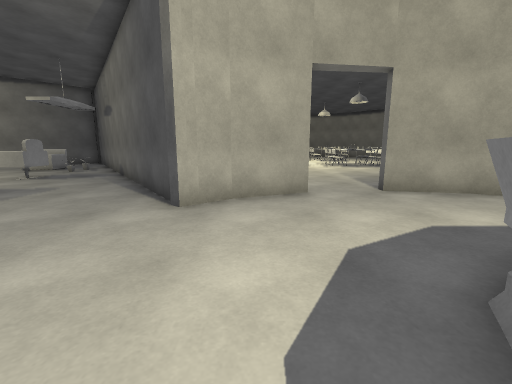
view 1 (above)

23 first-person views from a walk through a 3-D level made in the Unity game engine. The camera is 1.2 m above the floor, tilts 10° down and sees 90° across. The floor is counted in squares, 1 m on a side. Each view is taken from the middle of a square. On the plan, view 1 faces up. The plan holds only what a view shows up to about 12 squares ahead; the rest is blank. The place goes on beyond the plan. The player is left out.

view 2
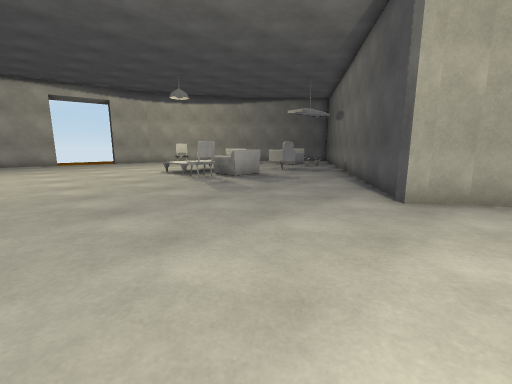

view 3
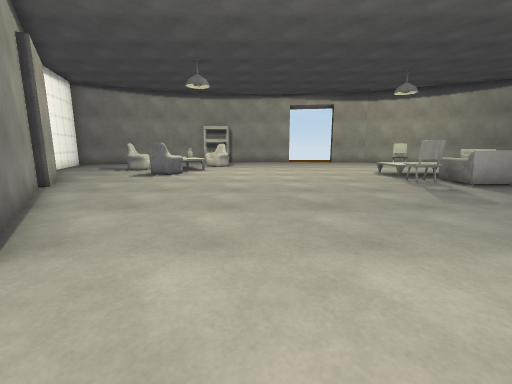

view 4
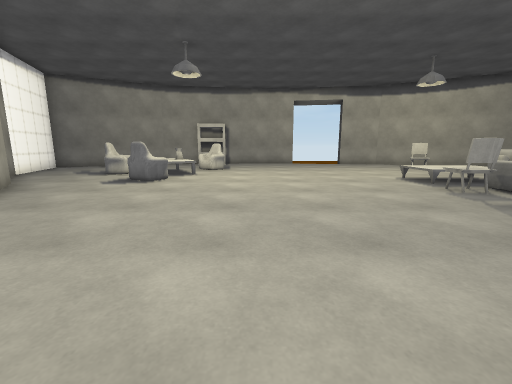

view 5
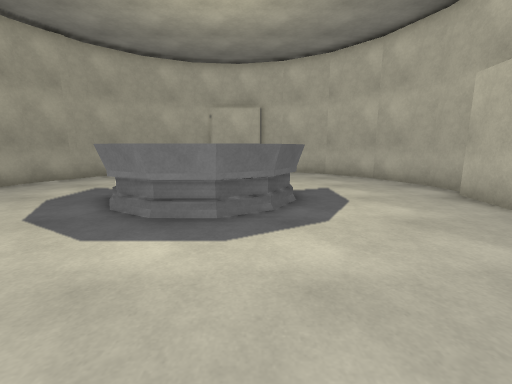

view 6
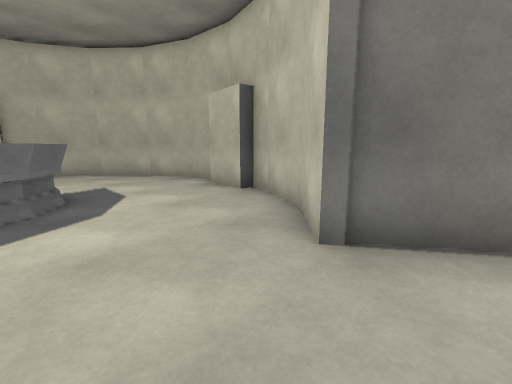

view 7
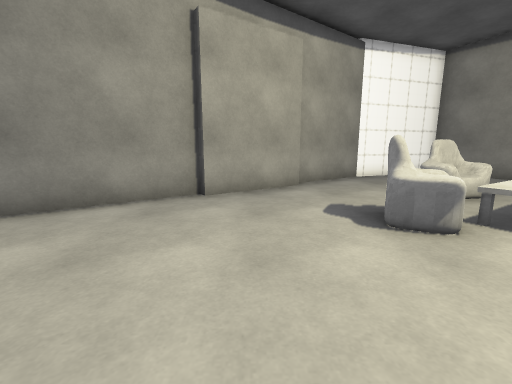

view 8
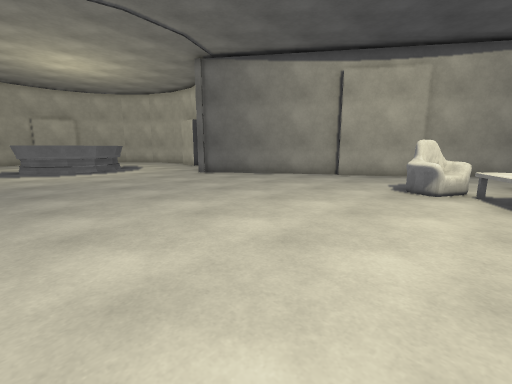

view 9
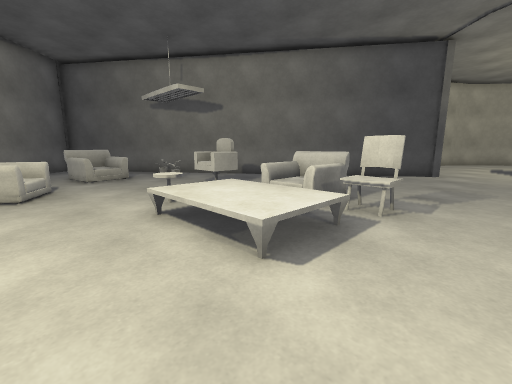

view 10
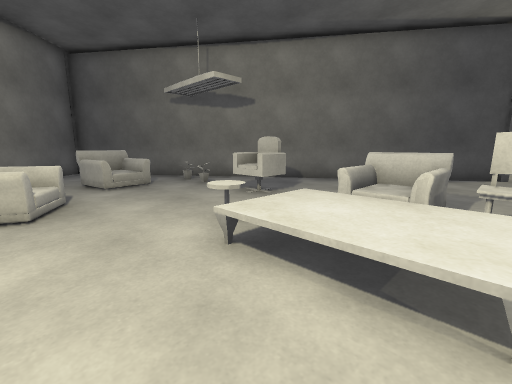

view 11
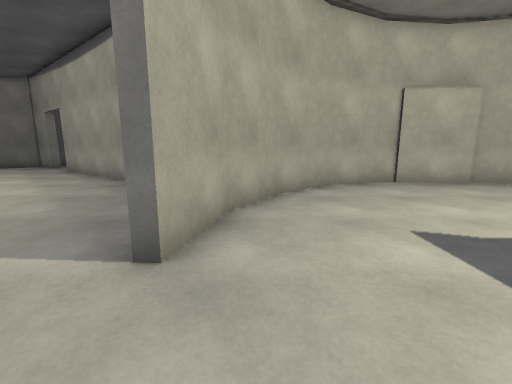

view 12
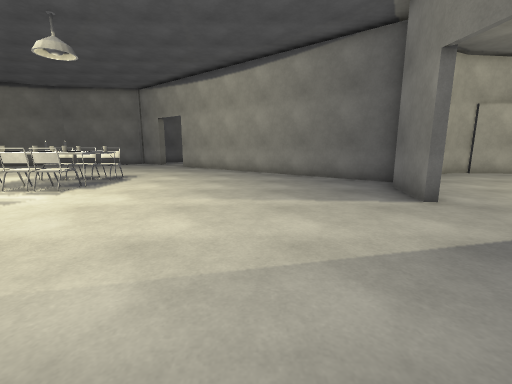

view 13
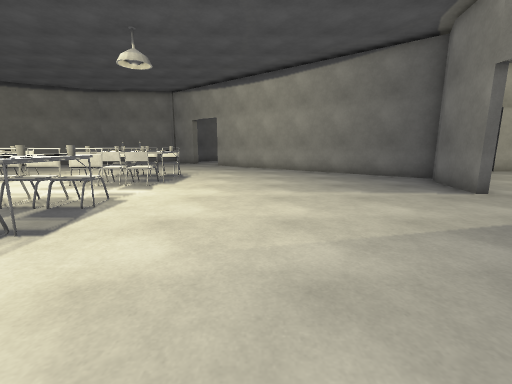

view 14
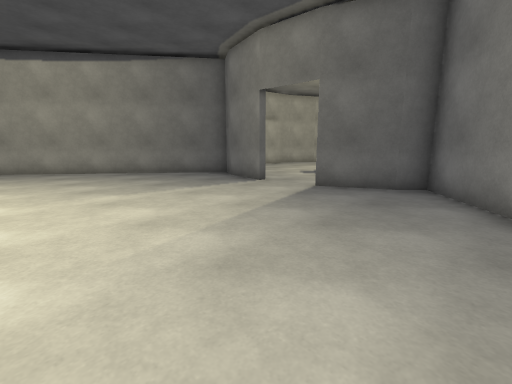

view 15
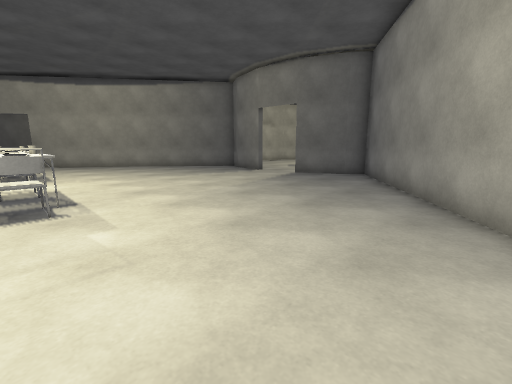

view 16
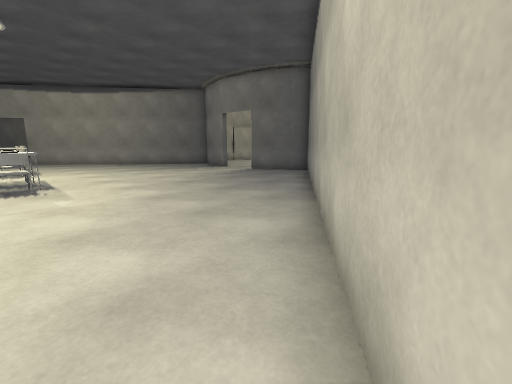

view 17
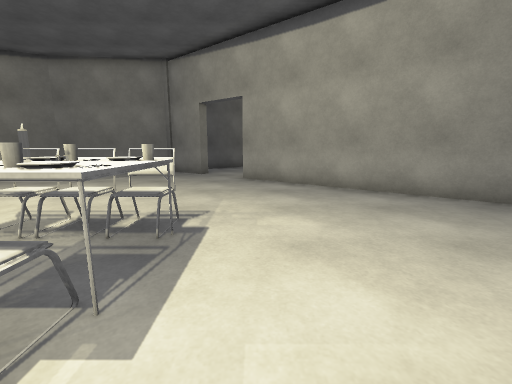

view 18
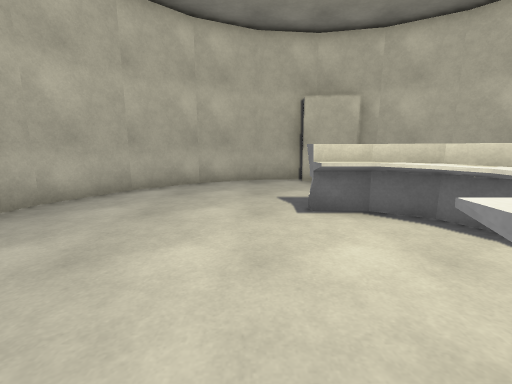

view 19
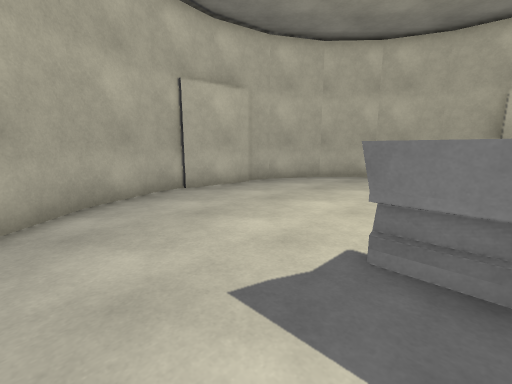

view 20
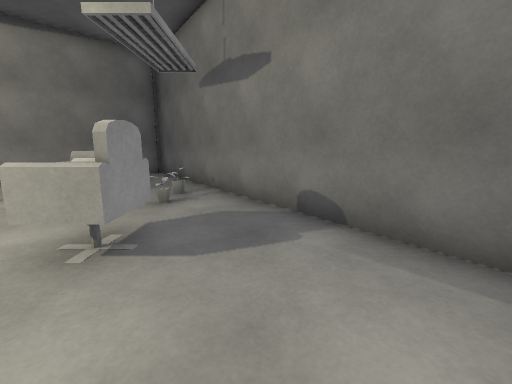

view 21
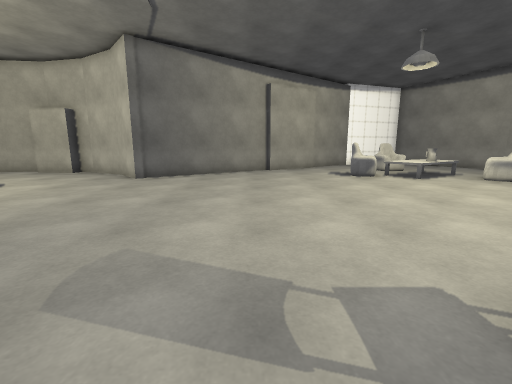

view 22
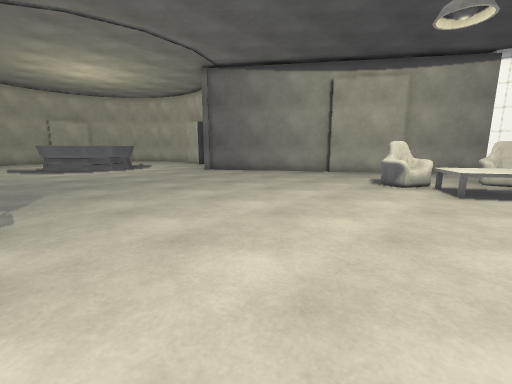

view 23
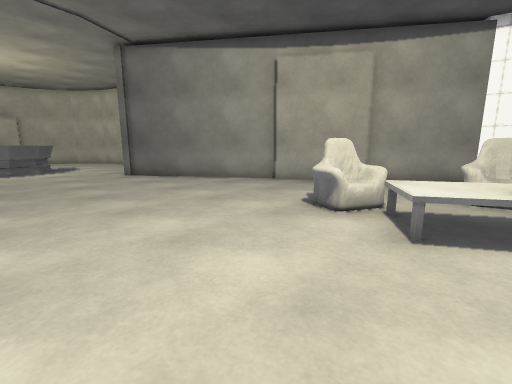

### Floor plan
Key: @ floor where view 1 was taken; # wall or solid block; . main floor; : floor 0.5 m higher than the main floor; / step, stairs or slope; = window, fence, low wall or low ledge; ^ raised ledge; O other object.
Columns run from 14 left of view 1 to 13 right of it. Each row starts with its distance up from view 1.
 17 ##..#.........OOOO.OOOO.....
 16 #...##.........OO..OOOO.....
 15  ..=.##....................#
 14  .==.=##..................##
 13  .==...#..................#
 12 =......##................##
 11 ==......##..............##
 10 =....^...#.............##
  9 .........##............#
  8 ..==......##..........##
  7 ..///==....##.##..#####
  6 ..///=#.....###.....##
  5 ../:/^............... #
  4 ......................##
  3 .......................##
  2 ................^^^.....#
  1 ...............^^.......#
  0 ..............@^^.......#
 -1 ...............#^^#.....#
 -2 ................#^^.... #
 -3 .......................#
 -4 OOO........##.........##
 -5 OOOO.....#####.......##
 -6 O.O.....##   #####.###
 -7 OO.....##        ###
 -8 O....###
 -9 ....##
-10 ..###
-11 .##
-12 ##

Where each view was taken, in squares from view 1:
view 1: 0 up, 0 right, facing up
view 2: 1 down, 0 right, facing up-left
view 3: 1 down, 0 right, facing left
view 4: 1 down, 2 left, facing left
view 5: 1 down, 3 left, facing right
view 6: 1 down, 4 left, facing down-right
view 7: 1 down, 9 left, facing down
view 8: 3 up, 13 left, facing down-right
view 9: 3 up, 14 left, facing up-right
view 10: 5 up, 14 left, facing up-right
view 11: 6 up, 1 right, facing right
view 12: 11 up, 2 left, facing right
view 13: 13 up, 3 left, facing right
view 14: 14 up, 3 left, facing down-right
view 15: 17 up, 6 left, facing down-right
view 16: 17 up, 9 left, facing down-right
view 17: 15 up, 4 right, facing right
view 18: 3 up, 5 right, facing down
view 19: 5 up, 3 right, facing down-right
view 20: 7 up, 7 left, facing up
view 21: 6 up, 7 left, facing down
view 22: 4 up, 14 left, facing down-right
view 23: 0 up, 14 left, facing down-right
